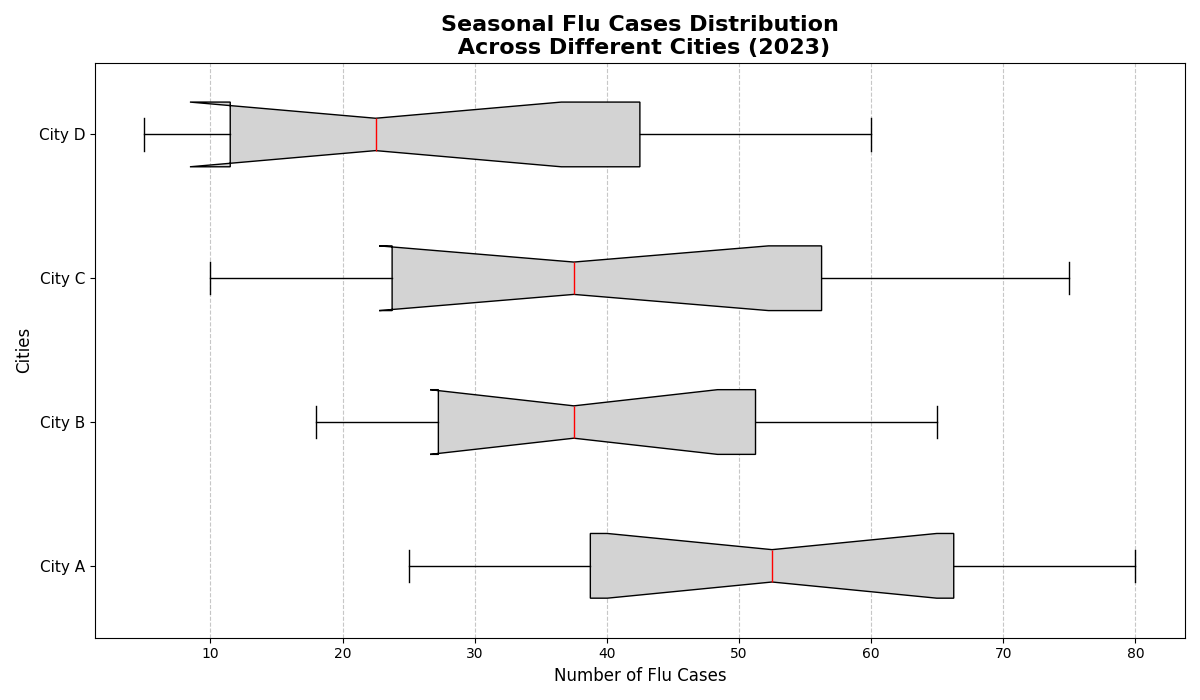

Generate this figure with Python:
import matplotlib.pyplot as plt
import numpy as np

cities = ['City A', 'City B', 'City C', 'City D']

flu_cases_data = {
    'City A': [30, 25, 40, 35, 50, 60, 45, 55, 65, 70, 75, 80],
    'City B': [20, 18, 25, 28, 30, 35, 40, 45, 50, 55, 60, 65],
    'City C': [15, 10, 20, 25, 30, 35, 40, 45, 55, 60, 70, 75],
    'City D': [10, 5, 8, 12, 18, 20, 25, 30, 40, 50, 55, 60]
}

data_for_box = [flu_cases_data[city] for city in cities]

fig, ax = plt.subplots(figsize=(12, 7))

# Create a horizontal box plot
box = ax.boxplot(data_for_box, patch_artist=True, notch=True, vert=False,
                 boxprops=dict(facecolor='#D3D3D3', color='black'),
                 whiskerprops=dict(color='black'),
                 capprops=dict(color='black'),
                 medianprops=dict(color='red'),
                 flierprops=dict(markerfacecolor='blue', marker='o', markersize=5, alpha=0.6))

ax.set_title('Seasonal Flu Cases Distribution\n Across Different Cities (2023)', fontsize=16, fontweight='bold')
ax.set_xlabel('Number of Flu Cases', fontsize=12)
ax.set_ylabel('Cities', fontsize=12)

ax.set_yticks(np.arange(1, len(cities) + 1))
ax.set_yticklabels(cities, fontsize=11)

ax.xaxis.grid(True, linestyle='--', alpha=0.7)

plt.tight_layout()
plt.show()
